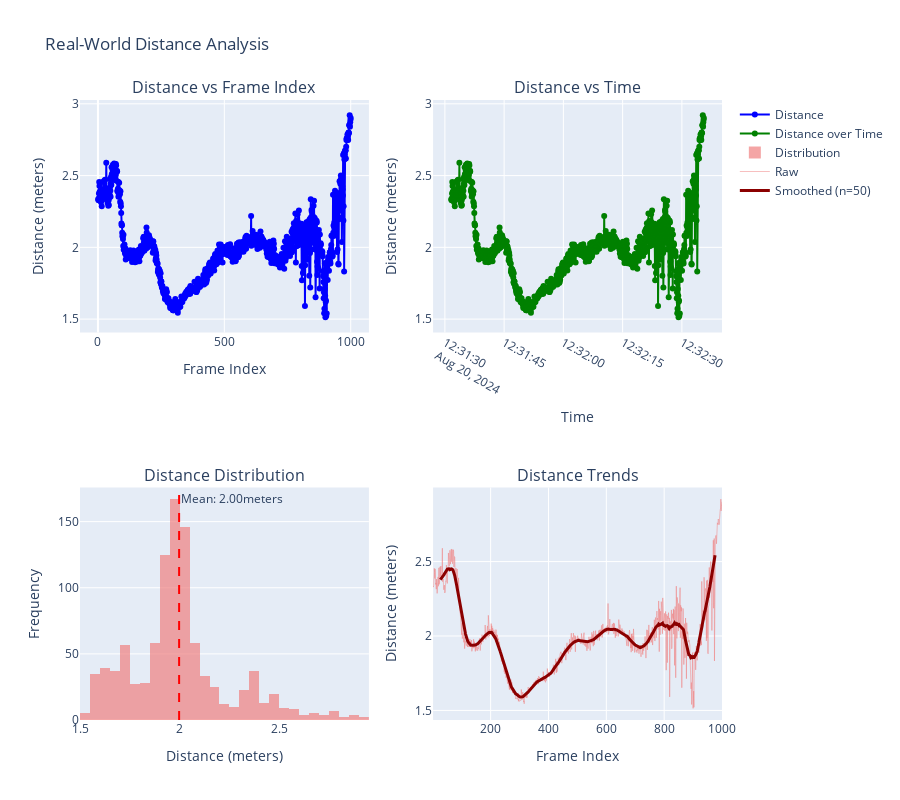

Source (notebook cell):
### Code cell
iau.VisualizationEngine.plot_distance_analysis(distance_results, "Real-World Distance Analysis")

### Figure 1 — Plotly figure (JSON) as saved in the notebook; plotly's stock layout.template omitted (floating-point values rounded to 4 significant figures; data arrays with more than 128 entries replaced by an {"elided": "..."} marker saying what was removed)
{"data": [{"line": {"color": "blue"}, "mode": "lines+markers", "name": "Distance", "type": "scatter", "x": {"elided": "1000 int values"}, "xaxis": "x", "y": {"elided": "1000 float values"}, "yaxis": "y"}, {"line": {"color": "green"}, "mode": "lines+markers", "name": "Distance over Time", "type": "scatter", "x": {"elided": "1000 str values"}, "xaxis": "x2", "y": {"elided": "1000 float values"}, "yaxis": "y2"}, {"marker": {"color": "lightcoral"}, "name": "Distribution", "nbinsx": 30, "opacity": 0.7, "type": "histogram", "x": {"elided": "1000 float values"}, "xaxis": "x3", "yaxis": "y3"}, {"line": {"color": "lightcoral", "width": 1}, "mode": "lines", "name": "Raw", "opacity": 0.5, "type": "scatter", "x": {"elided": "1000 int values"}, "xaxis": "x4", "y": {"elided": "1000 float values"}, "yaxis": "y4"}, {"line": {"color": "darkred", "width": 3}, "mode": "lines", "name": "Smoothed (n=50)", "type": "scatter", "x": {"elided": "1000 int values"}, "xaxis": "x4", "y": {"elided": "1000 float values"}, "yaxis": "y4"}], "layout": {"annotations": [{"font": {"size": 16}, "showarrow": false, "text": "Distance vs Frame Index", "x": 0.225, "xanchor": "center", "xref": "paper", "y": 1, "yanchor": "bottom", "yref": "paper"}, {"font": {"size": 16}, "showarrow": false, "text": "Distance vs Time", "x": 0.775, "xanchor": "center", "xref": "paper", "y": 1, "yanchor": "bottom", "yref": "paper"}, {"font": {"size": 16}, "showarrow": false, "text": "Distance Distribution", "x": 0.225, "xanchor": "center", "xref": "paper", "y": 0.375, "yanchor": "bottom", "yref": "paper"}, {"font": {"size": 16}, "showarrow": false, "text": "Distance Trends", "x": 0.775, "xanchor": "center", "xref": "paper", "y": 0.375, "yanchor": "bottom", "yref": "paper"}, {"showarrow": false, "text": "Mean: 2.00meters", "x": 1.997, "xanchor": "left", "xref": "x3", "y": 1, "yanchor": "top", "yref": "y3 domain"}], "height": 800, "shapes": [{"line": {"color": "red", "dash": "dash"}, "type": "line", "x0": 1.997, "x1": 1.997, "xref": "x3", "y0": 0, "y1": 1, "yref": "y3 domain"}], "showlegend": true, "title": {"text": "Real-World Distance Analysis"}, "xaxis": {"anchor": "y", "domain": [0, 0.45], "title": {"text": "Frame Index"}}, "xaxis2": {"anchor": "y2", "domain": [0.55, 1], "title": {"text": "Time"}}, "xaxis3": {"anchor": "y3", "domain": [0, 0.45], "title": {"text": "Distance (meters)"}}, "xaxis4": {"anchor": "y4", "domain": [0.55, 1], "title": {"text": "Frame Index"}}, "yaxis": {"anchor": "x", "domain": [0.625, 1], "title": {"text": "Distance (meters)"}}, "yaxis2": {"anchor": "x2", "domain": [0.625, 1], "title": {"text": "Distance (meters)"}}, "yaxis3": {"anchor": "x3", "domain": [0, 0.375], "title": {"text": "Frequency"}}, "yaxis4": {"anchor": "x4", "domain": [0, 0.375], "title": {"text": "Distance (meters)"}}}}
